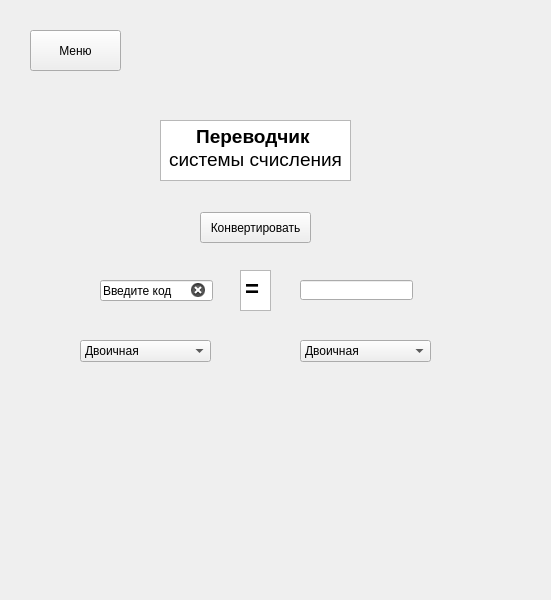
<?xml version="1.0" encoding="UTF-8"?>
<ui version="4.0">
 <class>Form</class>
 <widget class="QWidget" name="Form">
  <property name="geometry">
   <rect>
    <x>0</x>
    <y>0</y>
    <width>551</width>
    <height>600</height>
   </rect>
  </property>
  <property name="windowTitle">
   <string>C.C. Program   by Elchar</string>
  </property>
  <widget class="QPushButton" name="E1B">
   <property name="geometry">
    <rect>
     <x>30</x>
     <y>30</y>
     <width>91</width>
     <height>41</height>
    </rect>
   </property>
   <property name="text">
    <string>Меню</string>
   </property>
  </widget>
  <widget class="QTextBrowser" name="T1B">
   <property name="geometry">
    <rect>
     <x>160</x>
     <y>120</y>
     <width>191</width>
     <height>61</height>
    </rect>
   </property>
   <property name="html">
    <string>&lt;!DOCTYPE HTML PUBLIC &quot;-//W3C//DTD HTML 4.0//EN&quot; &quot;http://www.w3.org/TR/REC-html40/strict.dtd&quot;&gt;
&lt;html&gt;&lt;head&gt;&lt;meta name=&quot;qrichtext&quot; content=&quot;1&quot; /&gt;&lt;style type=&quot;text/css&quot;&gt;
p, li { white-space: pre-wrap; }
&lt;/style&gt;&lt;/head&gt;&lt;body style=&quot; font-family:'MS Shell Dlg 2'; font-size:8.25pt; font-weight:400; font-style:normal;&quot;&gt;
&lt;p align=&quot;center&quot; style=&quot; margin-top:0px; margin-bottom:0px; margin-left:0px; margin-right:0px; -qt-block-indent:0; text-indent:0px;&quot;&gt;&lt;span style=&quot; font-size:14pt; font-weight:600;&quot;&gt;Переводчик&lt;/span&gt;&lt;span style=&quot; font-size:14pt;&quot;&gt; &lt;/span&gt;&lt;/p&gt;
&lt;p align=&quot;center&quot; style=&quot; margin-top:0px; margin-bottom:0px; margin-left:0px; margin-right:0px; -qt-block-indent:0; text-indent:0px;&quot;&gt;&lt;span style=&quot; font-size:14pt;&quot;&gt;системы счисления&lt;/span&gt;&lt;/p&gt;&lt;/body&gt;&lt;/html&gt;</string>
   </property>
  </widget>
  <widget class="QComboBox" name="C1B">
   <property name="geometry">
    <rect>
     <x>80</x>
     <y>340</y>
     <width>131</width>
     <height>22</height>
    </rect>
   </property>
   <item>
    <property name="text">
     <string>Двоичная</string>
    </property>
   </item>
   <item>
    <property name="text">
     <string>Восьмиричная</string>
    </property>
   </item>
   <item>
    <property name="text">
     <string>Десятичная</string>
    </property>
   </item>
   <item>
    <property name="text">
     <string>Шестнадцатиричная</string>
    </property>
   </item>
  </widget>
  <widget class="QLineEdit" name="X1B">
   <property name="geometry">
    <rect>
     <x>100</x>
     <y>280</y>
     <width>113</width>
     <height>21</height>
    </rect>
   </property>
   <property name="text">
    <string>Введите код</string>
   </property>
   <property name="clearButtonEnabled">
    <bool>true</bool>
   </property>
  </widget>
  <widget class="QTextBrowser" name="textBrowser">
   <property name="geometry">
    <rect>
     <x>240</x>
     <y>270</y>
     <width>31</width>
     <height>41</height>
    </rect>
   </property>
   <property name="html">
    <string>&lt;!DOCTYPE HTML PUBLIC &quot;-//W3C//DTD HTML 4.0//EN&quot; &quot;http://www.w3.org/TR/REC-html40/strict.dtd&quot;&gt;
&lt;html&gt;&lt;head&gt;&lt;meta name=&quot;qrichtext&quot; content=&quot;1&quot; /&gt;&lt;style type=&quot;text/css&quot;&gt;
p, li { white-space: pre-wrap; }
&lt;/style&gt;&lt;/head&gt;&lt;body style=&quot; font-family:'MS Shell Dlg 2'; font-size:8.25pt; font-weight:400; font-style:normal;&quot;&gt;
&lt;p style=&quot; margin-top:0px; margin-bottom:0px; margin-left:0px; margin-right:0px; -qt-block-indent:0; text-indent:0px;&quot;&gt;&lt;span style=&quot; font-size:18pt; font-weight:600;&quot;&gt;=&lt;/span&gt;&lt;/p&gt;&lt;/body&gt;&lt;/html&gt;</string>
   </property>
  </widget>
  <widget class="QComboBox" name="C2B">
   <property name="geometry">
    <rect>
     <x>300</x>
     <y>340</y>
     <width>131</width>
     <height>22</height>
    </rect>
   </property>
   <item>
    <property name="text">
     <string>Двоичная</string>
    </property>
   </item>
   <item>
    <property name="text">
     <string>Восьмиричная</string>
    </property>
   </item>
   <item>
    <property name="text">
     <string>Десятичная</string>
    </property>
   </item>
   <item>
    <property name="text">
     <string>Шестнадцатиричная</string>
    </property>
   </item>
  </widget>
  <widget class="QPushButton" name="pushButton">
   <property name="geometry">
    <rect>
     <x>200</x>
     <y>212</y>
     <width>111</width>
     <height>31</height>
    </rect>
   </property>
   <property name="text">
    <string>Конвертировать</string>
   </property>
   <property name="checkable">
    <bool>false</bool>
   </property>
   <property name="checked">
    <bool>false</bool>
   </property>
   <property name="autoRepeat">
    <bool>false</bool>
   </property>
   <property name="autoExclusive">
    <bool>false</bool>
   </property>
   <property name="autoDefault">
    <bool>false</bool>
   </property>
   <property name="default">
    <bool>false</bool>
   </property>
   <property name="flat">
    <bool>false</bool>
   </property>
  </widget>
  <widget class="QLineEdit" name="lineEdit">
   <property name="geometry">
    <rect>
     <x>300</x>
     <y>280</y>
     <width>113</width>
     <height>20</height>
    </rect>
   </property>
  </widget>
 </widget>
 <resources/>
 <connections/>
</ui>
